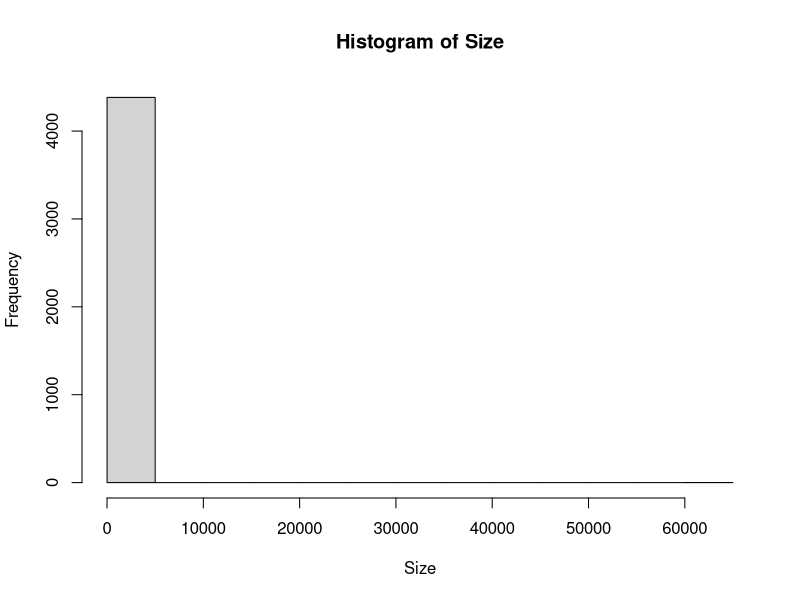
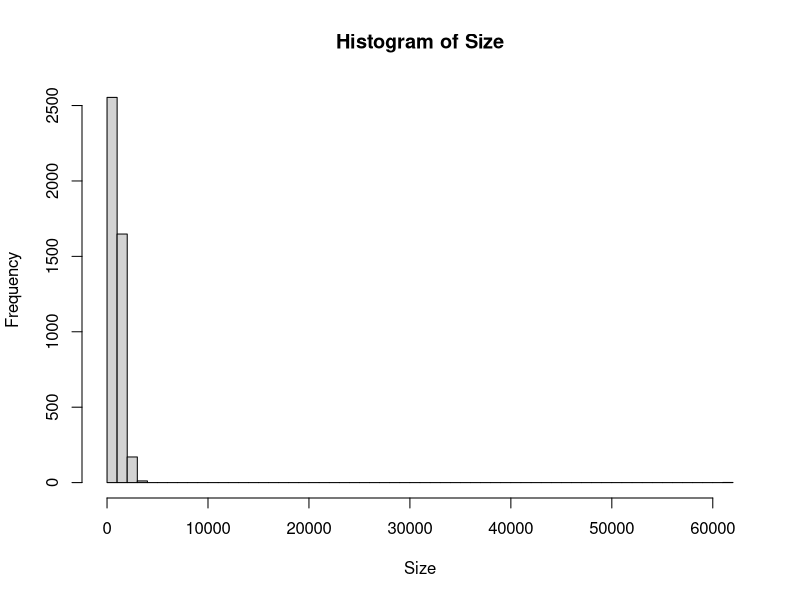
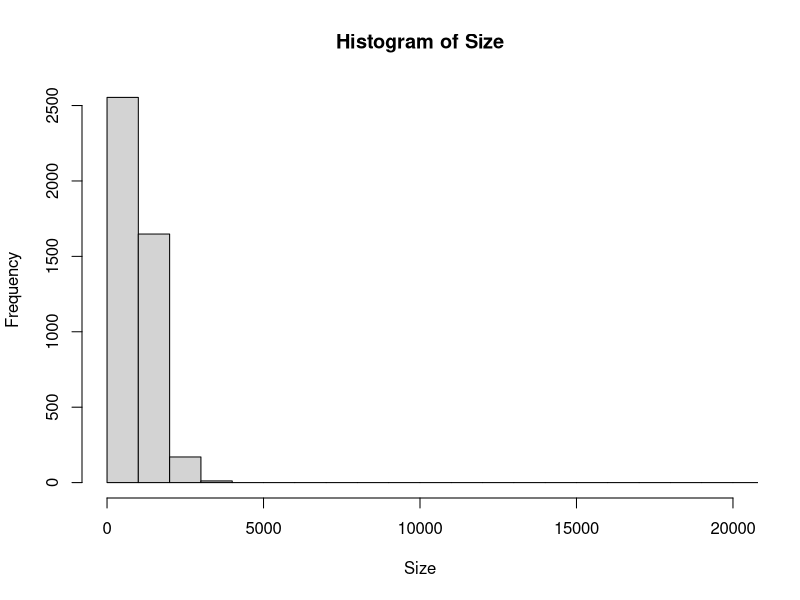
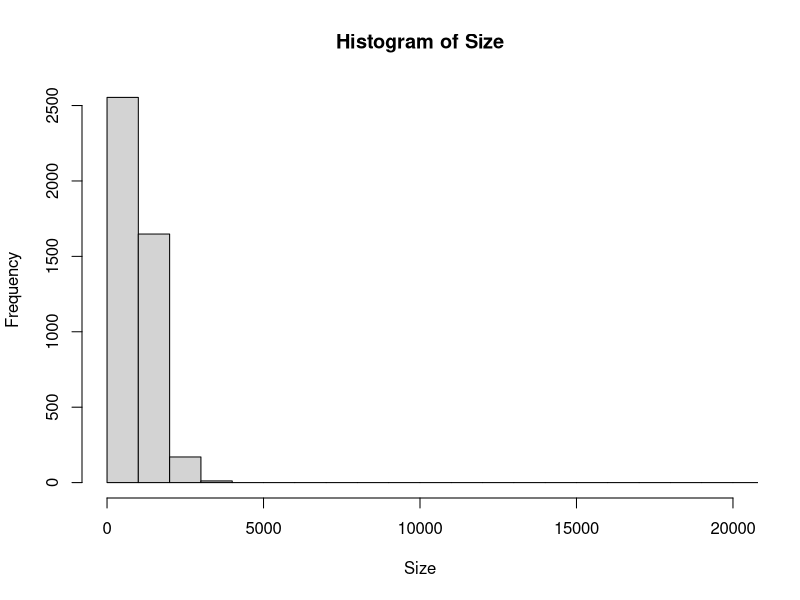
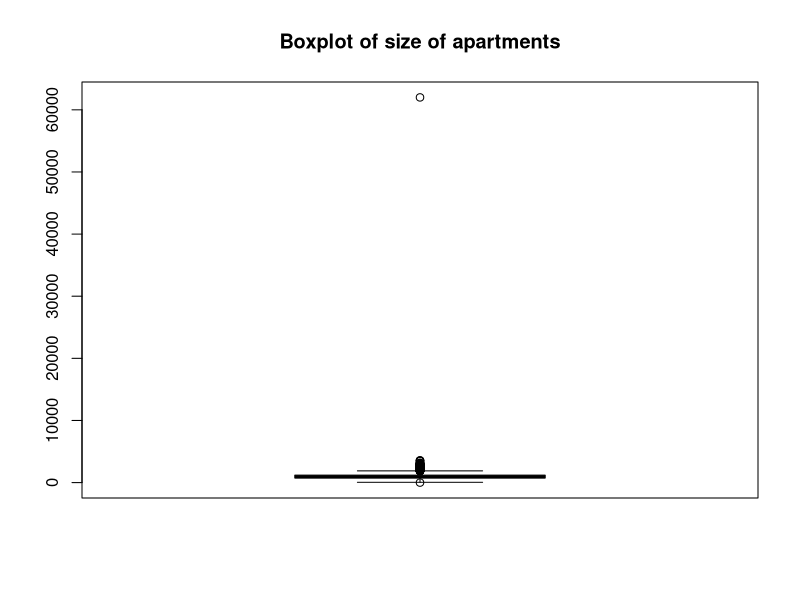
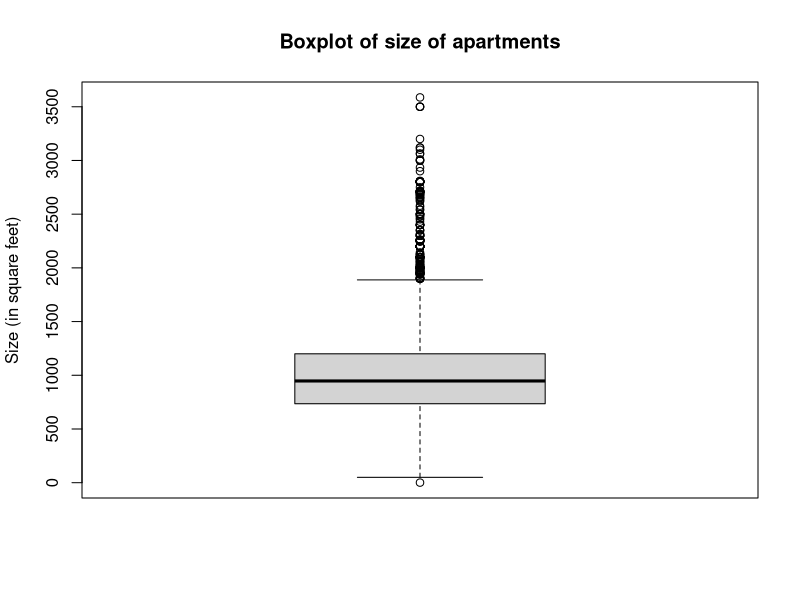
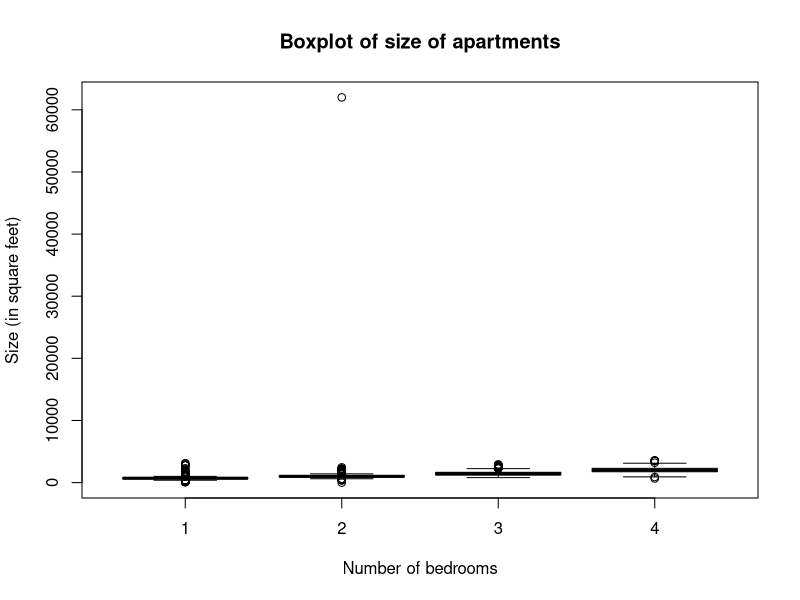
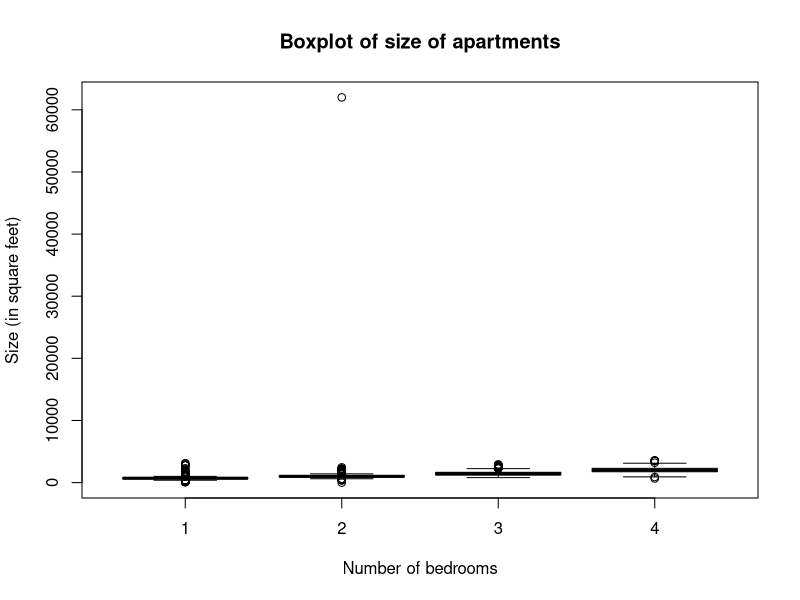

Recreate these plots in R, in order.
## ---- chunk 1
knitr::opts_chunk$set(echo = TRUE)
## ---- chunk 2
set.seed(4291)
# insert code here save the median of your simulated data as 
# 'medx'
## ---- chunk 3
set.seed(4291)
# insert code here save the median of your simulated data as 
# 'medx'
x <- rnorm(1000)
medx <- median(x)
medx
## ---- chunk 4
craigslist <- read.csv("craigslist.csv", 
                       header = TRUE, stringsAsFactors = FALSE)
#Check to see if everything looks as expected:
head(craigslist)
## ---- chunk 5
unique(craigslist$location)
## ---- chunk 6
craigslist[1, ]
## ---- chunk 7
# insert code here 

## ---- chunk 8
# Insert your code here:

## ---- chunk 9
# Insert your code here:

## ---- chunk 10
# Insert code here:

## ---- chunk 11
hist(craigslist$size, 
     main = "Histogram of Size", # plot title
     xlab = "Size"
     )
## ---- chunk 12
hist(craigslist$size, 
     main = "Histogram of Size", # plot title
     xlab = "Size", breaks=50)
## ---- chunk 13
summary(craigslist$size)
## ---- chunk 14
hist(craigslist$size, 
     main = "Histogram of Size", # plot title
     xlab = "Size", breaks=50,
     xlim=c(0,20000))
## ---- chunk 15
# Fix this code:
hist(craigslist$size, 
     main = "Histogram of Size", # plot title
     xlab = "Size", breaks=50,
     xlim=c(0,20000))
## ---- chunk 16
#Insert code here:

## ---- chunk 17
#Insert code here:

## ---- chunk 18
boxplot(craigslist$size, 
     main = "Boxplot of size of apartments"
) 
## ---- chunk 19
boxplot(craigslist$size[craigslist$size<60000], 
     main = "Boxplot of size of apartments",
     ylab="Size (in square feet)"
) 
## ---- chunk 20
boxplot( craigslist$size ~ craigslist$brs , 
     main = "Boxplot of size of apartments",
     ylab="Size (in square feet)",
     xlab="Number of bedrooms"
) 
## ---- chunk 21
boxplot(size ~ brs, data=craigslist, 
     main = "Boxplot of size of apartments",
     ylab="Size (in square feet)",
     xlab="Number of bedrooms"
) 
## ---- chunk 22
boxplot(size ~ brs, data=craigslist[craigslist$size<60000,], 
     main = "Boxplot of size of apartments",
     ylab="Size (in square feet)",
     xlab="Number of bedrooms"
) 
## ---- chunk 23
# insert code here 


## ---- chunk 24
#Insert code here

## ---- chunk 25
# insert code here


## ---- chunk 26
?Distributions
## ---- chunk 27
dnorm(0, mean = 1, sd = sqrt(2))
# Notice here the parameter in dnorm is sd,
# which represents the standard deviation (sigma instead of sigma^2). 
## ---- chunk 28
probs <- pnorm(1, mean = 1, sd = sqrt(2))
probs
## ---- chunk 29
qtl <- qnorm(0.5, mean = 1, sd = sqrt(2))
qtl
## ---- chunk 30
# generate 1000 samples from Normal(1, 2) distribution.
samples <- rnorm(n= 1000, mean = 1, sd = sqrt(2))
# plot the histogram
hist(samples)

## ---- chunk 31
# create a vector, spaced by 0.1
x <- seq(from = -4, to = 6, by = 0.1)
# calculate their densities
x.dens <- dnorm(x, mean = 1, sd = 2)
## ---- chunk 32
# plot the line
plot(x, x.dens, ylab="Density, p(x)")
## ---- chunk 33
# plot the line
plot(x, x.dens,type="l", ylab="Density, p(x)",xlim=c(-4,6))
## ---- chunk 34
# plot the line
curve(dnorm(x, mean = 1, sd = 2),from=-4,to=6, 
      ylab="Density, p(x)")
## ---- chunk 35
hist(samples, freq=FALSE,xlim=c(-4,6))
curve(dnorm(x, mean = 1, sd = 2),
      ylab="Density, p(x)", add=TRUE)


## ---- chunk 36
# insert code here

## ---- chunk 37
# insert code here save 


## ---- chunk 38
set.seed(201728)
sample(x = 1:5, size = 3) # after calling this function, the seed will be updated
sample(x = 1:5, size = 3) # the seed has changed thus we would get a different number
set.seed(201728) # set the seed back to 201728
sample(x = 1:5, size = 3)
## ---- chunk 39
set.seed(20170126)
rnorm(5, mean = 0, sd = 1)
rnorm(5, mean = 0, sd = 1)
set.seed(20170126)
rnorm(5, mean = 0, sd = 1)
